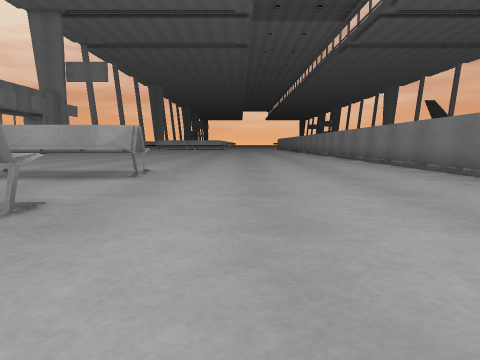
view 1 (above)

24 first-person views from a walk through a Unity game level. The camera is 0.51 m above the floor, tilts 6° down and sees 70° across. The floor is counted in squares, 1 m on a side. Each view is taken from the middle of a square. On the plan, view 1 faces up. The plan holds only what a view shows up to about 9 squares ahead; the rest is blank. The place goes on beyond the plan. Some surface patterns are stand-ins.

view 2
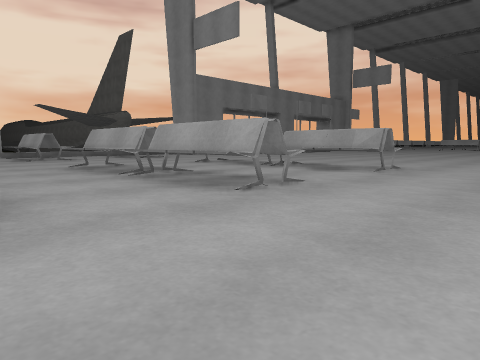

view 3
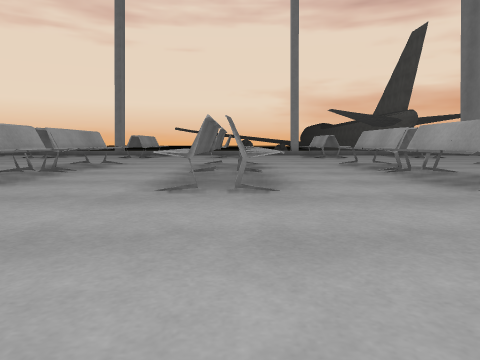

view 4
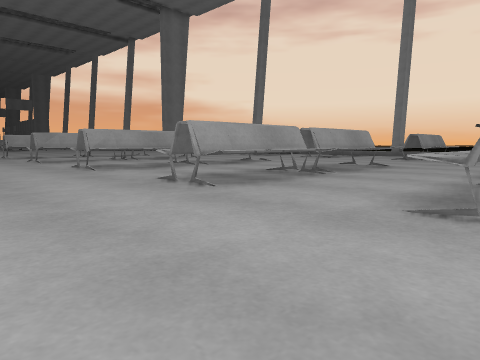

view 5
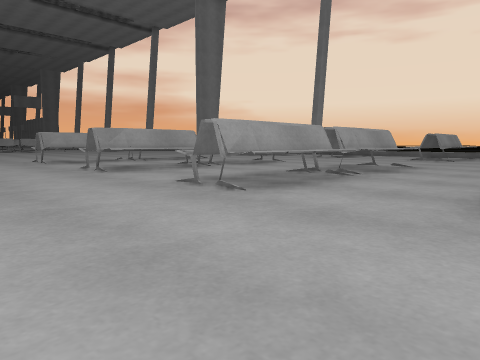

view 6
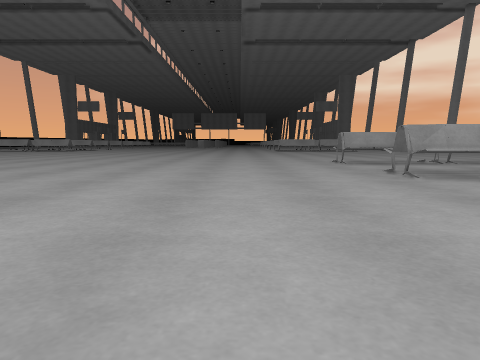

view 7
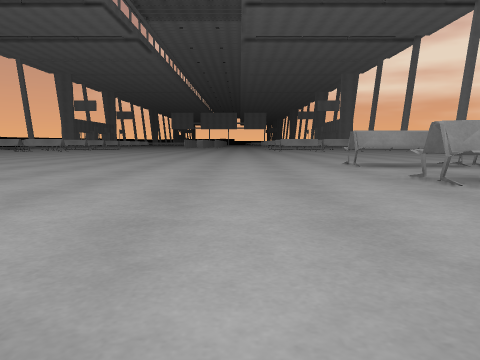

view 8
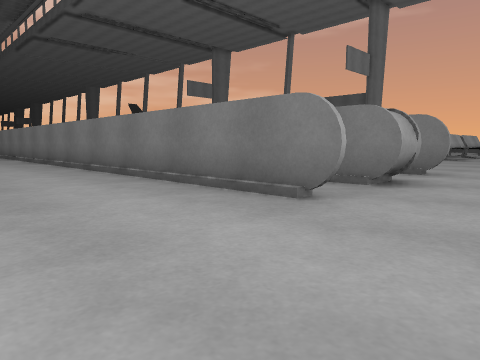

view 9
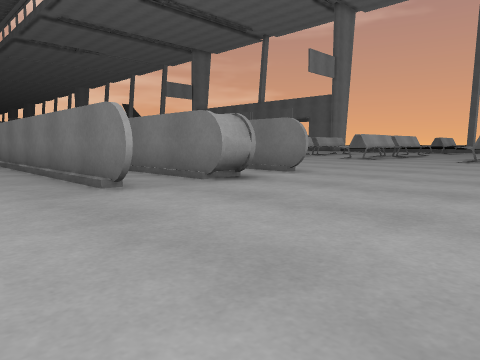

view 10
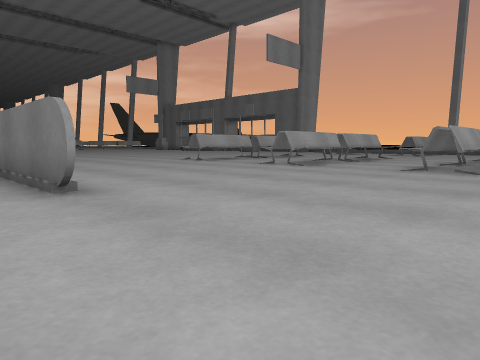

view 11
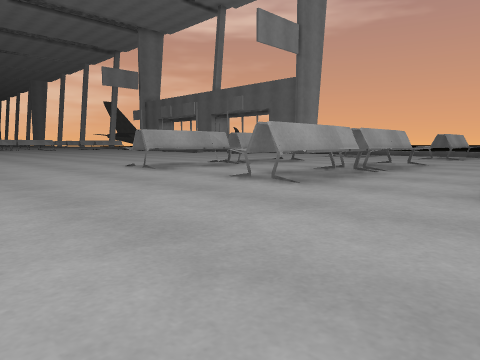

view 12
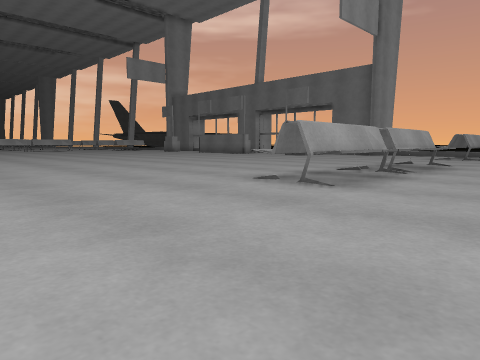

view 13
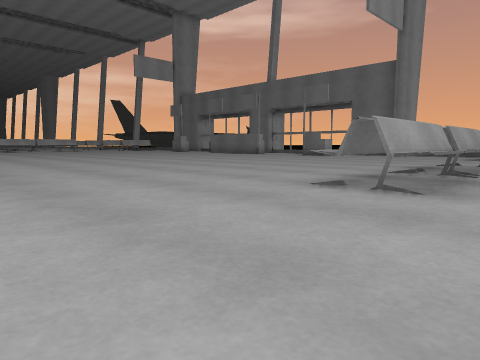

view 14
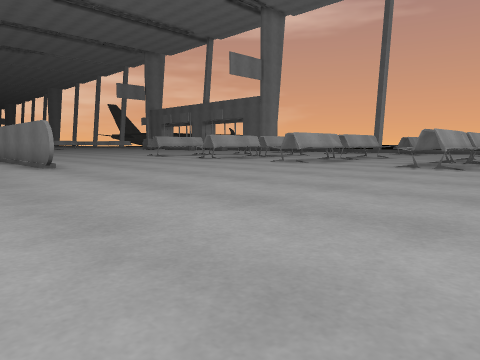

view 15
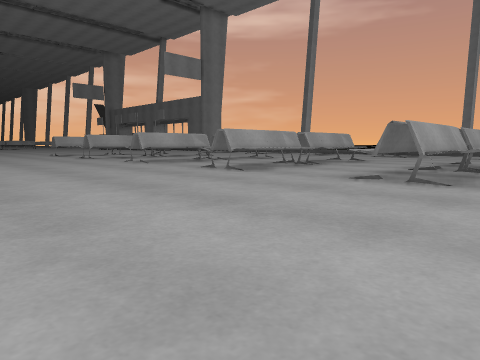

view 16
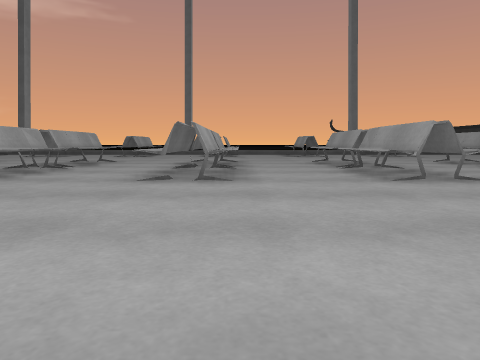

view 17
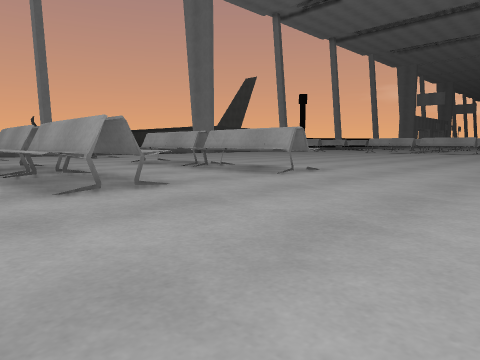

view 18
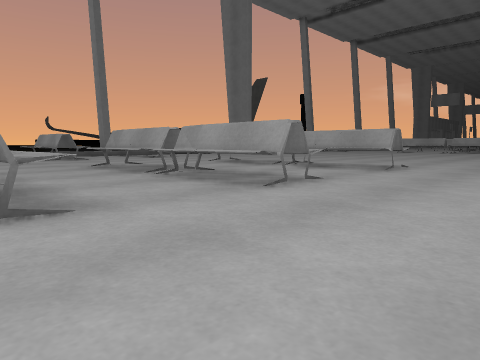

view 19
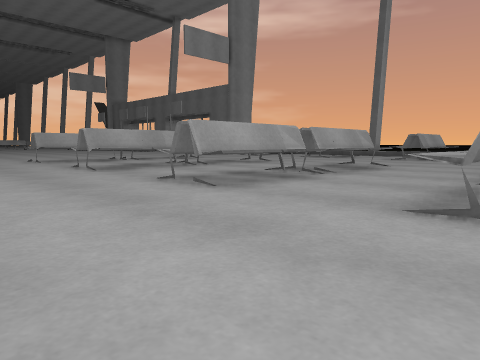

view 20
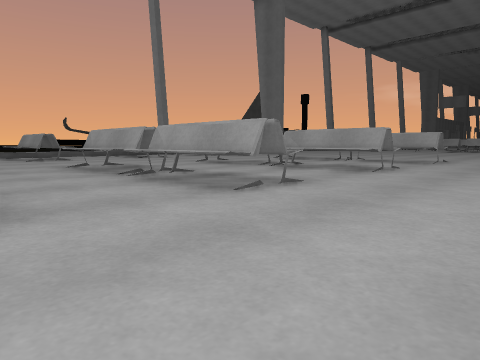

view 21
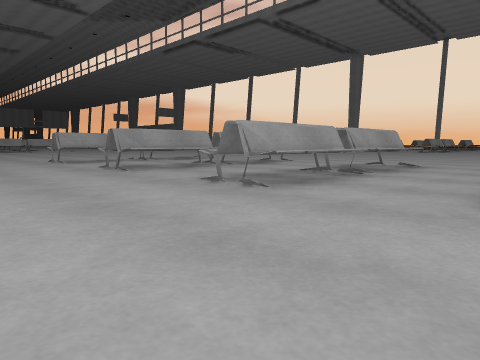

view 22
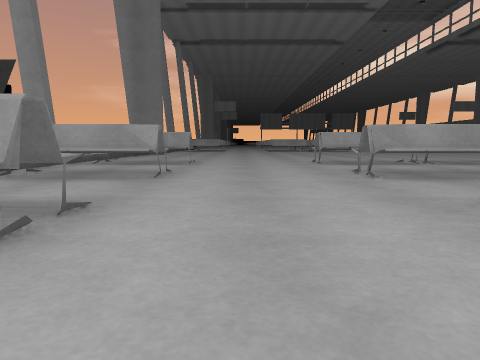

view 23
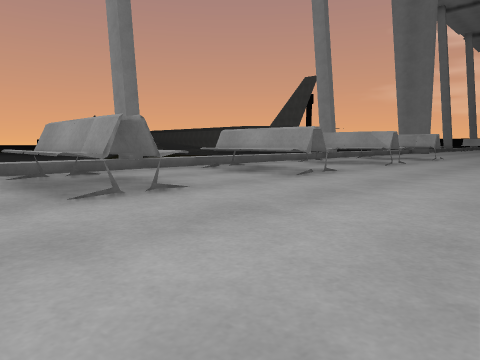

view 24
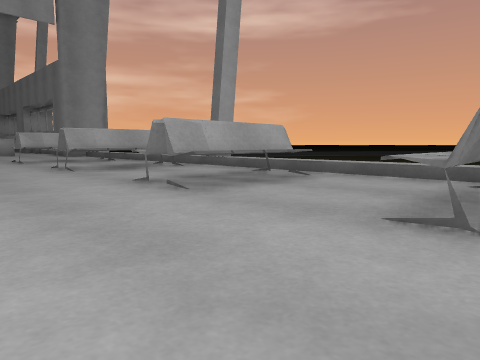

### Floor plan
Key: @ floor where view 1 was taken; # wall or solid block; . floor; v drop or lower ground; T thing the floor can be seen under or through.
Columns run from 8 left of view 1 to 25 right of it. Each row starts with its distance up from view 1.
 10                   .......
  9    .........#     ........
  8    .........#     ........
  7    .........#    ..........
  6     ###.....#    ....######.
  5     ###.....#    ....######. .#
  4  ...........#  #..........   ..
  3  ######.....#  #.....###### ..#
  2 .######.....####.....###### ..##.v
  1 ............####.................v
  0  .......@.................  .....#
 -1  ######..............###### ..##.#
 -2  ######..............######...##.#
 -3 .................................#
 -4 .#TTTTT...   ........####  ...##.#
 -5  #TTTTT...   ........##### ...##.#
 -6  .........   ....................v
 -7 ...........  ....................v
 -8 .######.....    .....######...##.#
 -9  ######.....    .....######...##.#
-10   ...........   .................
-11     ###.......   ....TTTTTT...##
-12     ###.......   ....TTTTTT...##.
-13     ...........  ................
-14     ...........   ...............v
-15    ####.........  ...######...# .v
-16       #.........  ...#

Where each view was taken, in squares from view 1:
view 1: 0 up, 0 right, facing up
view 2: 1 down, 1 right, facing up-left
view 3: 1 down, 2 right, facing left
view 4: 1 down, 1 right, facing down-left
view 5: 5 down, 1 right, facing down-left
view 6: 6 down, 1 right, facing down
view 7: 7 down, 1 right, facing down
view 8: 1 down, 1 right, facing up-right
view 9: 3 down, 2 right, facing up-right
view 10: 3 down, 6 right, facing up-right
view 11: 1 down, 9 right, facing up-right
view 12: 3 up, 9 right, facing up-right
view 13: 4 up, 9 right, facing up-right
view 14: 7 down, 5 right, facing up-right
view 15: 10 down, 8 right, facing up-right
view 16: 9 down, 8 right, facing right
view 17: 10 down, 9 right, facing down-right
view 18: 8 down, 10 right, facing down-right
view 19: 5 down, 10 right, facing up-right
view 20: 5 down, 10 right, facing down-right
view 21: 5 down, 21 right, facing down-left
view 22: 6 down, 20 right, facing down
view 23: 3 down, 18 right, facing down-right
view 24: 5 down, 19 right, facing up-right
